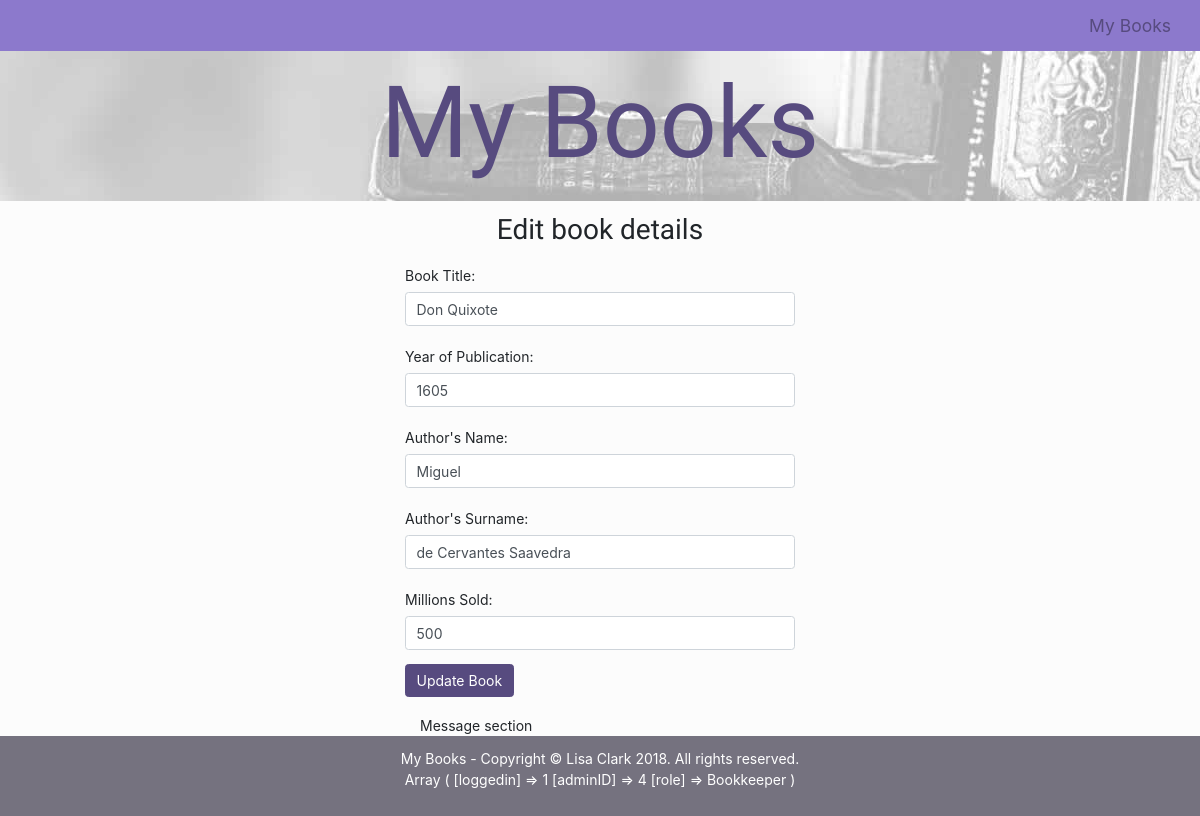
The app's page /View/php/page_editbook.php?BookID=1 (signed in) with its own data.
### tables this page shows
CREATE TABLE `book` (
  `BookID` int(10) UNSIGNED NOT NULL,
  `BookTitle` varchar(255) NOT NULL,
  `OriginalTitle` varchar(255) DEFAULT NULL,
  `YearofPublication` int(4) NOT NULL DEFAULT '0',
  `Genre` varchar(30) NOT NULL,
  `MillionsSold` int(10) UNSIGNED NOT NULL,
  `LanguageWritten` varchar(30) NOT NULL,
  `AuthorID` int(10) UNSIGNED NOT NULL,
  `imageID` int(10) UNSIGNED NOT NULL
);

CREATE TABLE `author` (
  `AuthorID` int(10) UNSIGNED NOT NULL,
  `Name` varchar(30) NOT NULL,
  `Surname` varchar(30) NOT NULL,
  `Nationality` varchar(30) NOT NULL,
  `BirthYear` int(4) UNSIGNED NOT NULL,
  `DeathYear` int(4) UNSIGNED DEFAULT NULL
);

### Model/dbfunctions.php (called while the page is built, shortened)
<?php
function select_one_book($BookID) {
    $select_sql = "SELECT * FROM book
    INNER JOIN author ON author.AuthorID = book.AuthorID WHERE BookID='" . $_GET['BookID'] . "'";
    include 'connect.php';
    $stmt = $conn->prepare($select_sql);
    $stmt->execute();
    return $result = $stmt->fetch(PDO::FETCH_ASSOC);
}
?>

### View/php/page_editbook.php (the view, shortened to what this page needs)
<?php
include "header.php";
include '../../Model/connect.php';
include '../../Model/dbfunctions.php';
include "nav.php";
?>
<?php
$bookdetails = select_one_book($_GET['BookID']);
?>
<div class="page-flex-container">
    <h2 class="text-center">Edit book details</h2>
    <form class="form-edit" id="update_form">
        <fieldset>
            <div class="form-group row">
                <label for="booktitle" class="col-form-label">Book Title: </label>
                <input class="form-control" id="booktitle" name="BookTitle" type="text" value="<?php echo $bookdetails['BookTitle'];?>">
            </div>
            <div class="form-group row">
                <label for="yearofpub" class="col-form-label">Year of Publication: </label>
                <input class="form-control" id="yearofpub" name="YearofPublication" type="text" value="<?php echo $bookdetails['YearofPublication'];?>">
            </div>
            <div class="form-group row">
                <label for="authorname" class="col-form-label">Author's Name: </label>
                <input class="form-control" id="authorname" name="Name" type="text" value="<?php echo $bookdetails['Name'];?>">
            </div>
            <div class="form-group row">
                <label for="authorsurname" class="col-form-label">Author's Surname: </label>
                <input class="form-control" id="authorsurname" name="Surname" type="text" value="<?php echo $bookdetails['Surname'];?>">
            </div>
            <div class="form-group row">
                <label for="sold" class="col-form-label">Millions Sold: </label>
                <input class="form-control" id="sold" name="MillionsSold" type="text" value="<?php echo $bookdetails['MillionsSold'];?>">
            </div>
            <div class="form-group row">
                <button class="btn btn-primary" type="button" id="update" onclick="updateBook(<?php echo $_GET['BookID']; ?>)">Update Book</button>
            </div>
            <div id="errorsection">
                Message section
            </div>
        </fieldset>
    </form>
</div>
<?php
    include "footer.php";
?>

### View/css/style.css (style rules this page uses)
html, body, header, nav, footer, section, form, fieldset, label, input, textarea, p, div, h1, h2, h3, h4, h5, h6 { border: 0; margin: 0; padding: 0; }
html { font-size: 14px; font-family: sans-serif; }
h2 { padding: 1%; font-family: 'Gloria Hallelujah', cursive; }
.btn-primary { background-color: #574B7F; border-color: #574B7F; margin-bottom: 1%; }
.page-flex-container { background-color: #FCFCFC; order: 3; width: 100%; }
.form-edit, .form-add { width: 30%; min-height: 100%; margin: 0 auto; }
#update { float: right; }

### records on screen
book: BookTitle "Don Quixote", YearofPublication "1605", Name "Miguel", Surname "de Cervantes Saavedra", MillionsSold "500"
